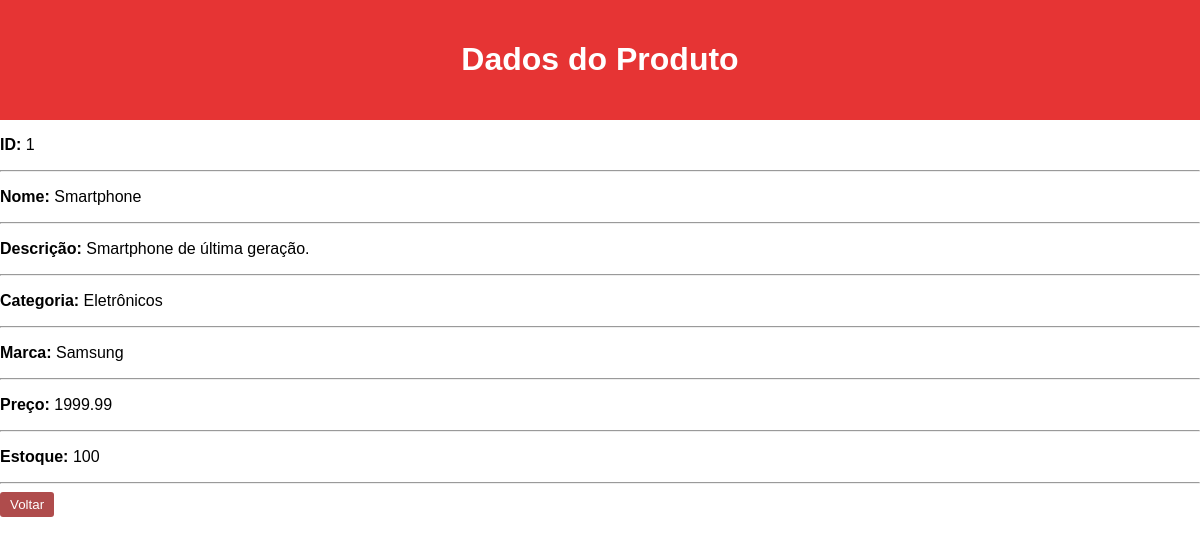
The page /detalharProduto/1 on the database its author committed.
### tables this page shows
CREATE TABLE produto (id_produto integer primary key autoincrement,nome_produto text,descricao text,categoria text,marca text,preco decimal(5,2),estoque integer);

### app.py (the view)
@app.route("/detalharProduto/<string:id>", methods = ['GET'])
def detalharProduto(id):
	banco = sqlite3.connect("venda.db")
	cursor = banco.cursor()
	cursor.execute("select * from produto where id_produto=?", (id,))
	produto = cursor.fetchone()
	cursor.close()
	return render_template("detalharProduto.html", produto=produto)

### templates/detalharProduto.html (shortened to what this page needs)
<!DOCTYPE html>
<html lang="en">
<head>
</head>
<body>
    <header>
        <h1>Dados do Produto</h1>
    </header>
    <p><strong>ID: </strong> {{produto[0]}}</p>
    <hr>
    <p><strong>Nome: </strong> {{produto[1]}}</p>
    <hr>
    <p><strong>Descrição: </strong> {{produto[2]}}</p>
    <hr>
    <p><strong>Categoria: </strong> {{produto[3]}}</p>
    <hr>
    <p><strong>Marca: </strong> {{produto[4]}}</p>
    <hr>
    <p><strong>Preço: </strong> {{produto[5]}}</p>
    <hr>
    <p><strong>Estoque: </strong> {{produto[6]}}</p>
    <hr>
    <a href="{{url_for('vendas')}}">
        <button class="btn" :hover>Voltar</button>
    </a>
</body>
</html>

### templates/detalharProduto.html (style rules this page uses)
body { font-family: Arial, sans-serif; margin: 0; padding: 0; background-color: #ffffff; }
header { background-color: #e63434; color: white; text-align: center; padding: 20px; }
.btn { background-color: #af4c4c; color: white; border: none; padding: 5px 10px; border-radius: 3px; cursor: pointer; }

### rows shown on the page
produto: id_produto "1", nome_produto "Smartphone", descricao "Smartphone de última geração.", categoria "Eletrônicos", marca "Samsung", preco "1999.99", estoque "100"
